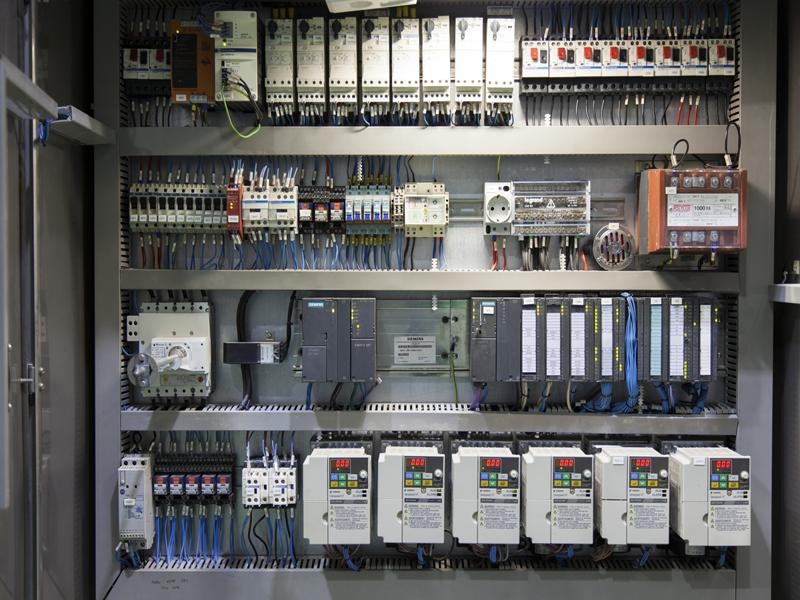
#> input picture imagen_1.png, 800 x 600 px
$ python proyectoImagenes.py
#> lines starting #> are read from the running program, lines starting #| are printed output that depends on the picture; after the words box and inside, x2 and y2 are one past the last pixel; in counts of white or black regions, pixels touching at a corner belong together
import cv2 as cv
import numpy as np
import matplotlib.pyplot as plt
import os # Permite interactuar con el sistema operativo
import logging # Proporciona herramientas para registrar mensajes, advertencias y errores en tu aplicación
from concurrent.futures import ThreadPoolExecutor  # Permite ejecutar tareas en paralelo utilizando múltiples hilos
from typing import List, Tuple, Optional  # Anotaciones de tipo en Python la cual es útil para mejorar la legibilidad del código
from tqdm import tqdm  # Baras visuales de carga
import json  # Importamos json a nivel global

# Configuracion para el procesamiento de imagenes.
class ImageProcessorConfig:   # Clase base que define configuracion que se aplicaran a las imagenes al procesar cada imagen
    def __init__(self, median_blur_ksize=5, adaptive_thresh_blocksize=11, adaptive_thresh_C=2, defect_area_threshold=100):
        self.median_blur_ksize = median_blur_ksize
        self.adaptive_thresh_blocksize = adaptive_thresh_blocksize
        self.adaptive_thresh_C = adaptive_thresh_C
        self.defect_area_threshold = defect_area_threshold

class ImageProcessor:
    def __init__(self, config: ImageProcessorConfig): # Agarra la configuracion y la ruta de las imagenes seleccionadas
        # Inicializa el procesador de imagenes con una configuracion y una lista de rutas de imagenes.
        self.image_paths = [
            "imagen_1.png",
            "imagen_2.png",
            "imagen_3.png"
        ]
        self.config = config
        self.images = []
        self.processed_images = []
        self.logger = self._setup_logger()
        self.logger.info("ImageProcessor inicializado.")

    """
    Hace una lista con logging para que si hay error, solo mande mensaje y no se detenga el programa
    """

    def _setup_logger(self): # Configura un sistema de registro (logger) que guarda los mensajes como exitoso, falla, etc. (Meramente informativo)
        logger = logging.getLogger('ImageProcessor')
        logger.setLevel(logging.INFO)
        if not logger.handlers:
            handler = logging.StreamHandler()
            handler.setFormatter(logging.Formatter('%(levelname)s: %(message)s'))
            logger.addHandler(handler)
        return logger

    """
    Carga las imagenes
    """

    def load_images(self): # Se cambian todas las imagenes proporcionadas en el constructor y se guarda en la lista de imagenes procesadas
        # Carga imagenes en escala de grises desde las rutas proporcionadas.
        self.images = []
        for path in self.image_paths:
            if not os.path.isfile(path):
                self.logger.warning(f"Ruta no valida: {path}")
                continue
            image = cv.imread(path, cv.IMREAD_GRAYSCALE)
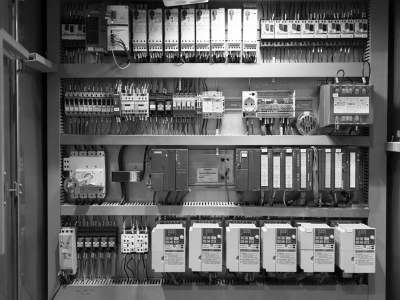
#> image: shape (600, 800) (shown at 1/2 size); min 0, max 255, mean 97.7
            if image is None:
                self.logger.warning(f"No se pudo cargar la imagen: {path}")
            else:
                self.images.append({'path': path, 'image': image})
                self.logger.info(f"Imagen cargada correctamente: {path}")
#> pass 2 of the loop in load_images, `for path in self.image_paths:`:
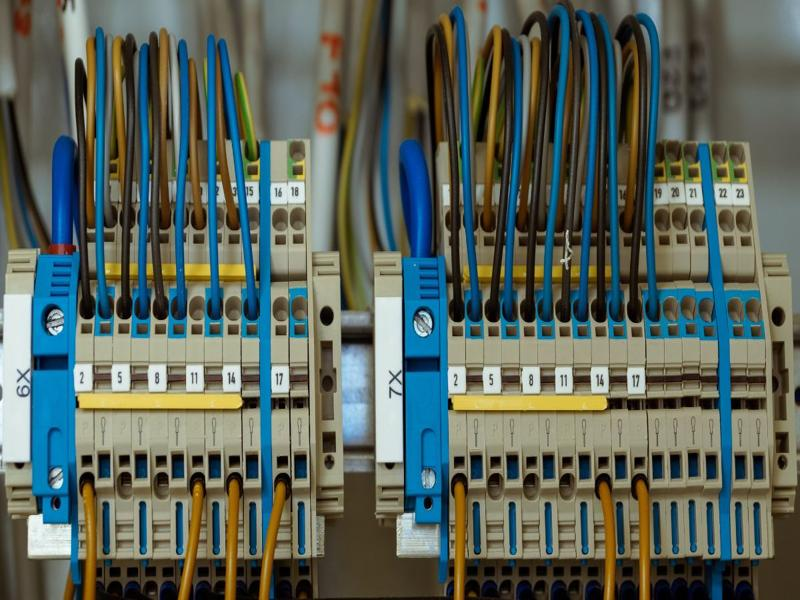
#> input picture imagen_2.png, 800 x 600 px
#> in load_images, `image = cv.imread(path, cv.IMREAD_GRAYSCALE)`:
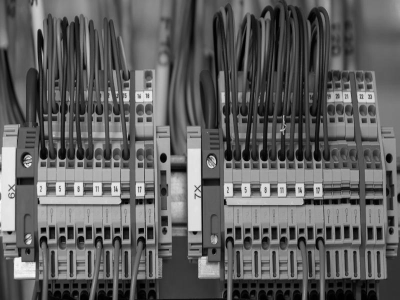
#> image: shape (600, 800) (shown at 1/2 size); min 0, max 252, mean 95.6
#> pass 3 of the loop in load_images, `for path in self.image_paths:`:
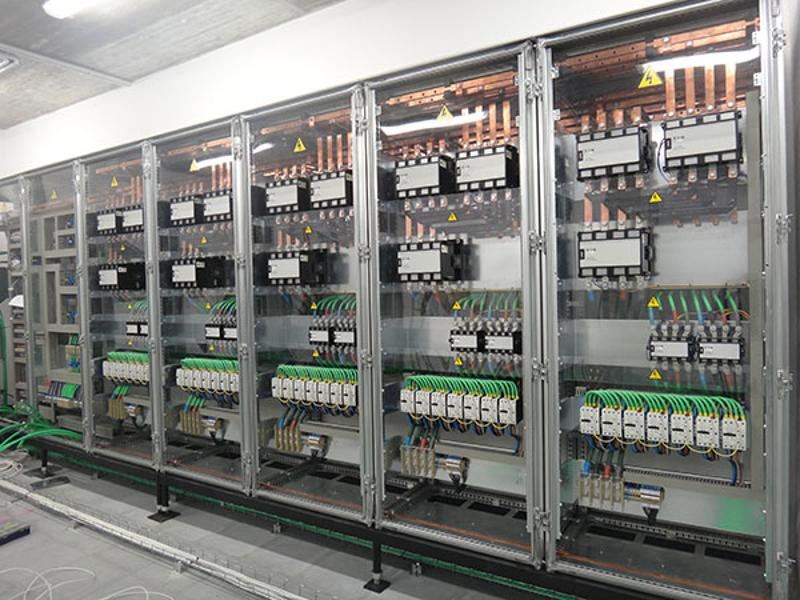
#> input picture imagen_3.png, 800 x 600 px
#> in load_images, `image = cv.imread(path, cv.IMREAD_GRAYSCALE)`:
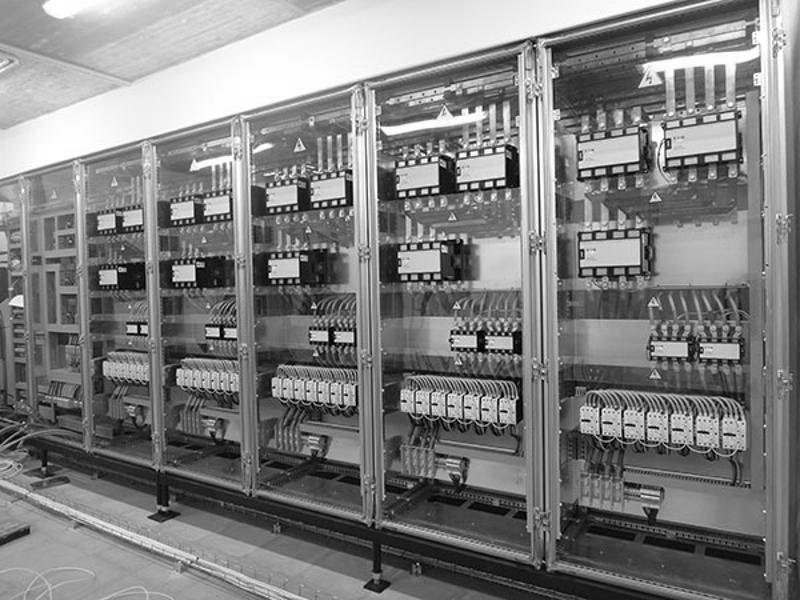
#> image: shape (600, 800); min 0, max 255, mean 127.5
        if not self.images:
            self.logger.error("No se cargaron imagenes validas.")

    """
    Añade una ruta de imagen
    """

    # [10 lines left out: function add_image_path, not called in this run]

    """
    Añade imagenes del directorio
    """

    # [10 lines left out: function add_images_from_directory, not called in this run]

    """
    Aplica un filtro espacial (filtro de mediana) a la imagen.
    """

    def apply_spatial_filter(self, image: np.ndarray) -> np.ndarray: # Aplica un filtro espacial (filtro de mediana) a la imagen.
        return cv.medianBlur(image, self.config.median_blur_ksize)

    """
    Aplica ecualización de histograma a la imagen.
    """

    def apply_equalization(self, image: np.ndarray) -> np.ndarray: # Aplica ecualizacion de histograma a la imagen.
        return cv.equalizeHist(image)

    """
    Aplica umbralización adaptativa a la imagen.
    """

    def apply_thresholding(self, image: np.ndarray) -> np.ndarray: # Aplica umbralizacion adaptativa a la imagen.
        return cv.adaptiveThreshold(
            image,
            255,
            cv.ADAPTIVE_THRESH_GAUSSIAN_C,
            cv.THRESH_BINARY,
            self.config.adaptive_thresh_blocksize,
            self.config.adaptive_thresh_C
        )
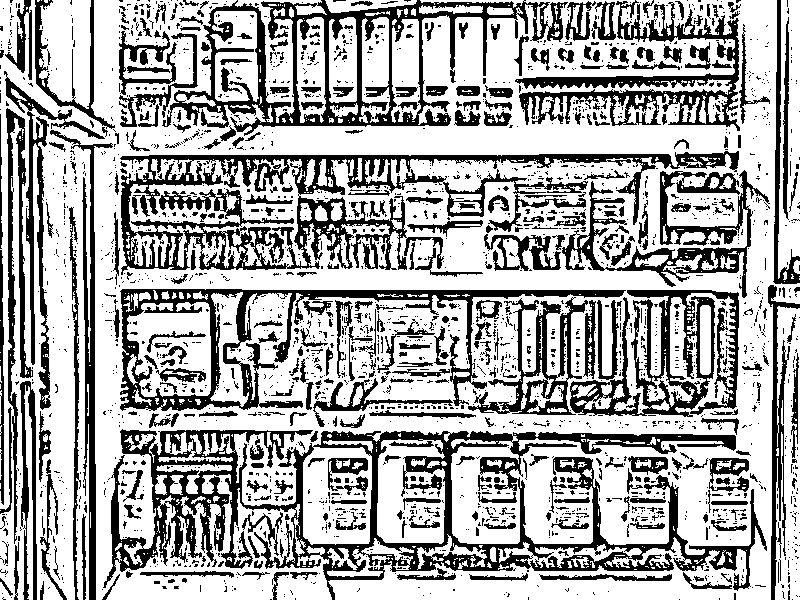
#> returned value: shape (600, 800); 66.8% white; 2409 black regions (2025 under 20 px)

    """
    Detecta defectos en la imagen procesada.
    """

    def detect_defects(self, image: np.ndarray) -> List[np.ndarray]: # Detecta defectos en la imagen procesada.
        contours, _ = cv.findContours(
            image, cv.RETR_EXTERNAL, cv.CHAIN_APPROX_SIMPLE
        )
#> contours = 320 contours, 264 with area under 20; largest, box (x1, y1, x2, y2) and area: (0, 0, 800, 600) 360227, (377, 439, 445, 544) 5911, (775, 306, 800, 600) 5358, (778, 0, 800, 279) 4925, (39, 0, 91, 109) 4502
        defects = []
        for contour in contours:
            area = cv.contourArea(contour)
            if area < self.config.defect_area_threshold:
                defects.append(contour)
#> this loop made 320 passes
#> area on passes 31, 41, 53: 24, 63.5, 39.5
#> after the loop, defects = 290 contours, 264 with area under 20; largest, box (x1, y1, x2, y2) and area: (699, 95, 706, 124) 89, (536, 4, 546, 37) 81, (295, 529, 306, 556) 77, (490, 547, 497, 562) 65, (571, 557, 589, 568) 64
        return defects

    """
    Procesa una sola imagen y devuelve los resultados.
    """

    def process_single_image(self, image_info: dict) -> dict: # Procesa una sola imagen y devuelve los resultados.
        path = image_info['path']
        image = image_info['image']
        try:
            filtered = self.apply_spatial_filter(image)
            equalized = self.apply_equalization(filtered)
            thresholded = self.apply_thresholding(equalized)
            defects = self.detect_defects(thresholded)
            self.logger.info(f"Procesamiento completo para: {path}")
            return {
                'path': path,
                'original': image,
                'processed': thresholded,
                'defects': defects
            }
        except Exception as e:
            self.logger.error(f"Error al procesar la imagen {path}: {e}")
            return {
                'path': path,
                'original': image,
                'processed': None,
                'defects': []
            }

    """
    Procesa todas las imágenes cargadas utilizando hilos para mejorar el rendimiento.
    """

    def process_images(self): # Procesa todas las imagenes cargadas utilizando hilos para mejorar el rendimiento.
        self.processed_images = []
        with ThreadPoolExecutor() as executor:
            results = list(tqdm(executor.map(self.process_single_image, self.images), total=len(self.images), desc='Procesando imagenes'))
#> in detect_defects (call 2), `contours, _ = cv.findContours( image, cv.RETR_EXTERNAL, cv.CHAIN_APPRO..`: contours = 261 contours, 209 with area under 20; largest, box (x1, y1, x2, y2) and area: (387, 0, 800, 600) 196036, (0, 0, 373, 600) 151414, (276, 103, 451, 600) 18376, (338, 0, 384, 309) 6114, (466, 562, 602, 600) 3926
#> the loop in detect_defects (call 2), `for contour in contours:` made 261 passes
#> area on passes 8, 9, 11: 97, 116, 67.5
#> after the loop in detect_defects (call 2), `for contour in contours:`: defects = 232 contours, 209 with area under 20; largest, box (x1, y1, x2, y2) and area: (407, 361, 436, 367) 99, (164, 585, 175, 600) 97, (250, 219, 260, 240) 85, (565, 198, 572, 229) 81, (259, 203, 268, 226) 80
#> in apply_spatial_filter (call 3), `return cv.medianBlur(image, self.config.median_blur_ksize)`:
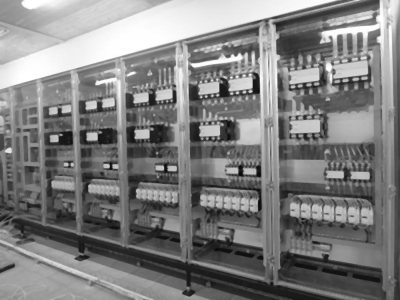
#> returned value: shape (600, 800) (shown at 1/2 size); min 6, max 255, mean 127.5
#> in apply_equalization (call 3), `return cv.equalizeHist(image)`:
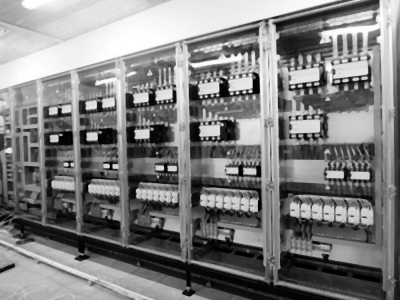
#> returned value: shape (600, 800) (shown at 1/2 size); min 0, max 255, mean 128.1
#> in apply_thresholding (call 3), `return cv.adaptiveThreshold( image, 255, cv.ADAPTIVE_THRESH_GAUSSIAN_C..`:
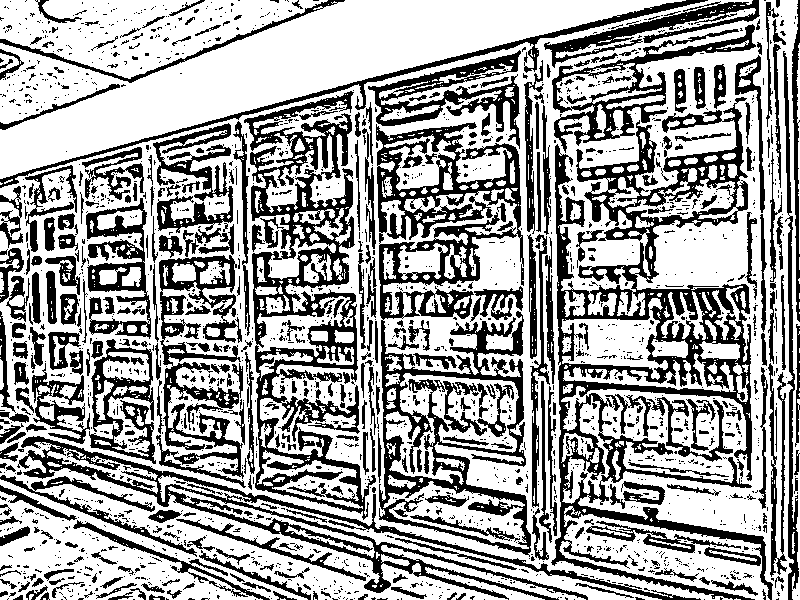
#> returned value: shape (600, 800); 63.6% white; 1954 black regions (1566 under 20 px)
#> in detect_defects (call 3), `contours, _ = cv.findContours( image, cv.RETR_EXTERNAL, cv.CHAIN_APPRO..`: contours = 233 contours, 176 with area under 20; largest, box (x1, y1, x2, y2) and area: (0, 0, 800, 600) 328712, (0, 0, 686, 179) 40803, (0, 0, 328, 79) 14677, (559, 506, 770, 600) 9871, (158, 475, 662, 600) 4394
#> after the loop in detect_defects (call 3), `for contour in contours:`: defects = 210 contours, 176 with area under 20; largest, box (x1, y1, x2, y2) and area: (562, 336, 572, 354) 94, (728, 164, 738, 178) 94, (708, 165, 717, 180) 92, (635, 216, 654, 228) 88, (705, 320, 717, 340) 84
#> results = 3 items
            self.processed_images = results
#> self.processed_images = 3 items

    """
    Guarda las imágenes procesadas en el directorio especificado.
    """

    def save_images(self, output_dir: str): # Guarda las imagenes procesadas en el directorio especificado.
#> called with output_dir = 'directorio_de_salida'
        if not os.path.exists(output_dir):
            os.makedirs(output_dir)
            self.logger.info(f"Directorio creado: {output_dir}")
        for idx, data in enumerate(self.processed_images):
            if data['processed'] is not None:
                filename = os.path.basename(data['path'])
                name, ext = os.path.splitext(filename)
                output_path = os.path.join(output_dir, f"{name}_processed{ext}")
                success = cv.imwrite(output_path, data['processed'])
                if success:
                    self.logger.info(f"Imagen procesada guardada: {output_path}")
                else:
                    self.logger.error(f"Error al guardar la imagen procesada: {output_path}")

                defect_image = cv.cvtColor(data['processed'], cv.COLOR_GRAY2BGR)
                cv.drawContours(defect_image, data['defects'], -1, (0, 0, 255), 1)  # Dibujar defectos en rojo
                output_path_with_contours = os.path.join(output_dir, f"{name}_defects{ext}")
                success = cv.imwrite(output_path_with_contours, defect_image)
                if success:
                    self.logger.info(f"Imagen con contornos guardada: {output_path_with_contours}")
                else:
                    self.logger.error(f"Error al guardar la imagen con contornos: {output_path_with_contours}")
#> this loop made 3 passes
#> pass 1, in save_images, `success = cv.imwrite(output_path_with_contours, defect_image)`:
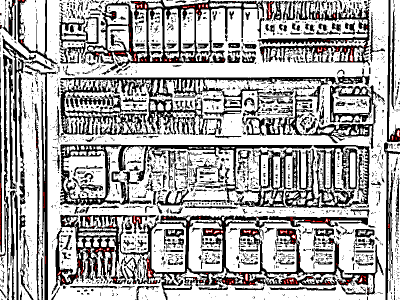
#> saved as imagen_1_defects.png: shape (600, 800, 3) (shown at 1/2 size); mean B, G, R 169.1, 169.1, 170.4
#> pass 2, in save_images, `success = cv.imwrite(output_path_with_contours, defect_image)`:
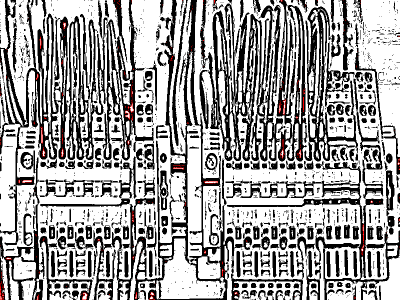
#> saved as imagen_2_defects.png: shape (600, 800, 3) (shown at 1/2 size); mean B, G, R 161.6, 161.6, 162.7

    """
    Genera un informe de defectos detectados en cada imagen.
    """

    def generate_defect_report(self) -> List[dict]: # Genera un informe de defectos detectados en cada imagen.
        report = []
        for data in self.processed_images:
            num_defects = len(data['defects'])
            report.append({
                'image_path': data['path'],
                'num_defects': num_defects,
                'defects': [cv.boundingRect(d) for d in data['defects']]  # Agregamos informacion de los defectos
            })
            self.logger.info(f"Imagen: {data['path']}, Defectos detectados: {num_defects}")
#> this loop made 3 passes
#> num_defects on passes 1 to 3: 290, 232, 210
#> after the loop, report = 3 items
        return report

    """
    Guarda el informe de defectos en un archivo JSON.
    """

    def save_defect_report(self, output_file: str): # Guarda el informe de defectos en un archivo JSON.
        report = self.generate_defect_report()
#> report = 3 items
        output_dir = os.path.dirname(output_file)
        if output_dir and not os.path.exists(output_dir):
            os.makedirs(output_dir)
            self.logger.info(f"Directorio creado para el informe: {output_dir}")
        try:
            with open(output_file, 'w') as f:
                json.dump(report, f, indent=4)
            self.logger.info(f"Informe de defectos guardado en: {output_file}")
        except Exception as e:
            self.logger.error(f"Error al guardar el informe de defectos: {e}")

    """
    Muestra todas las imagenes en las diferentes listas
    """

    # [28 lines left out: function display_images, not called in this run]

    """
    Limpia TODAS las listas
    """

    # [4 lines left out: function clear_data, not called in this run]

    """
    Te deja poner la configuracion que ocupes en vez de la establecida
    """

    def set_config(self, config: ImageProcessorConfig): # Actualiza la configuracion del procesador de imagenes.
        self.config = config
        self.logger.info("Configuracion actualizada.")

# Ejemplo de uso:

if __name__ == "__main__":
    # Configuracion personalizada
    config = ImageProcessorConfig(
        median_blur_ksize=5,
        adaptive_thresh_blocksize=11,
        adaptive_thresh_C=2,
        defect_area_threshold=100
    )

    processor = ImageProcessor(config=config)
    # [10 lines of commented-out code are left out]
    processor.load_images()

    # Procesar imagenes
    processor.process_images()

    # Guardar imagenes procesadas
    processor.save_images("directorio_de_salida")

    # Generar informe de defectos y guardarlo
    processor.save_defect_report("informe_defectos.json")

    # Mostrar imagenes
    #processor.display_images()
